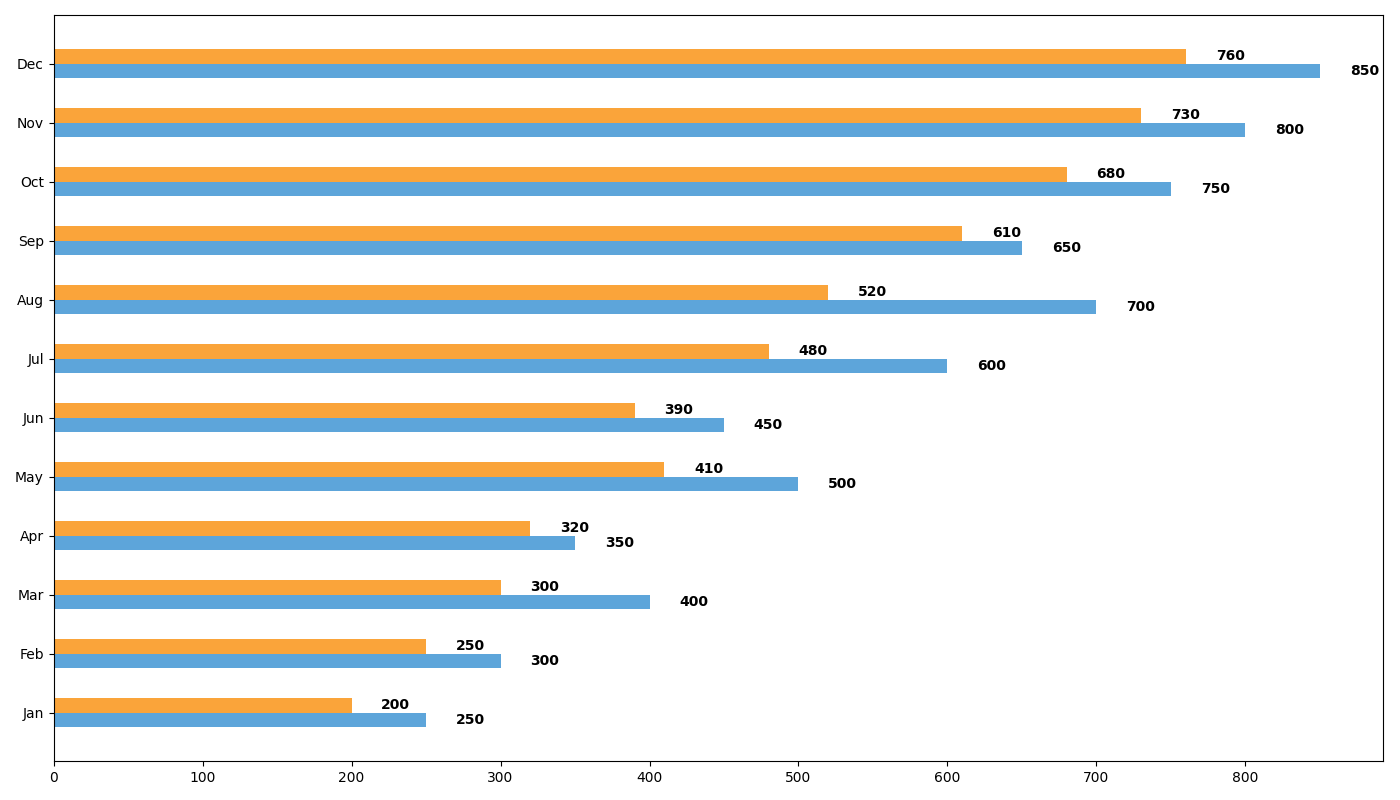

The script that drew this image:
import numpy as np
import matplotlib.pyplot as plt

months = [
    'Jan', 'Feb', 'Mar', 'Apr', 'May', 'Jun',
    'Jul', 'Aug', 'Sep', 'Oct', 'Nov', 'Dec'
]

store_a_sales = [250, 300, 400, 350, 500, 450, 600, 700, 650, 750, 800, 850]
store_b_sales = [200, 250, 300, 320, 410, 390, 480, 520, 610, 680, 730, 760]

fig, ax = plt.subplots(figsize=(14, 8))
bar_height = 0.25

r1 = np.arange(len(months))
r2 = [x + bar_height for x in r1]

bars1 = ax.barh(r1, store_a_sales, color='#5DA5DA', height=bar_height)  # Adjusted for horizontal bar
bars2 = ax.barh(r2, store_b_sales, color='#FAA43A', height=bar_height)  # Adjusted for horizontal bar

for bars in [bars1, bars2]:
    for bar in bars:
        xval = bar.get_width()
        ax.text(xval + 20, bar.get_y() + bar.get_height()/2, f'{xval}', va='center', ha='left', fontsize=10, fontweight='bold', color='black')

ax.set_yticks([r + bar_height / 2 for r in range(len(months))])
ax.set_yticklabels(months)

plt.tight_layout()
plt.show()
